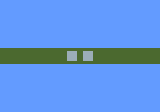

The image is a tile-based game level rendered from a .tmx file. Its description and source (layers, tilesets, objects; grid data summarised) follow:
An orthogonal 10x7 tile map with 16x16 px tiles, 1 tile layer (Tile Layer 1).

<map version="1.0" orientation="orthogonal" renderorder="right-down" width="10" height="7" tilewidth="16" tileheight="16" nextobjectid="1">
 <tileset firstgid="1" name="sample-tileset" tilewidth="16" tileheight="16" tilecount="5">
  <image source="../sample-tileset.png" width="80" height="16" />
 </tileset>
 <layer name="Tile Layer 1" width="10" height="7">
  <data>[70 cells, 70 non-empty, 3 distinct tile ids]</data>
 </layer>
</map>
